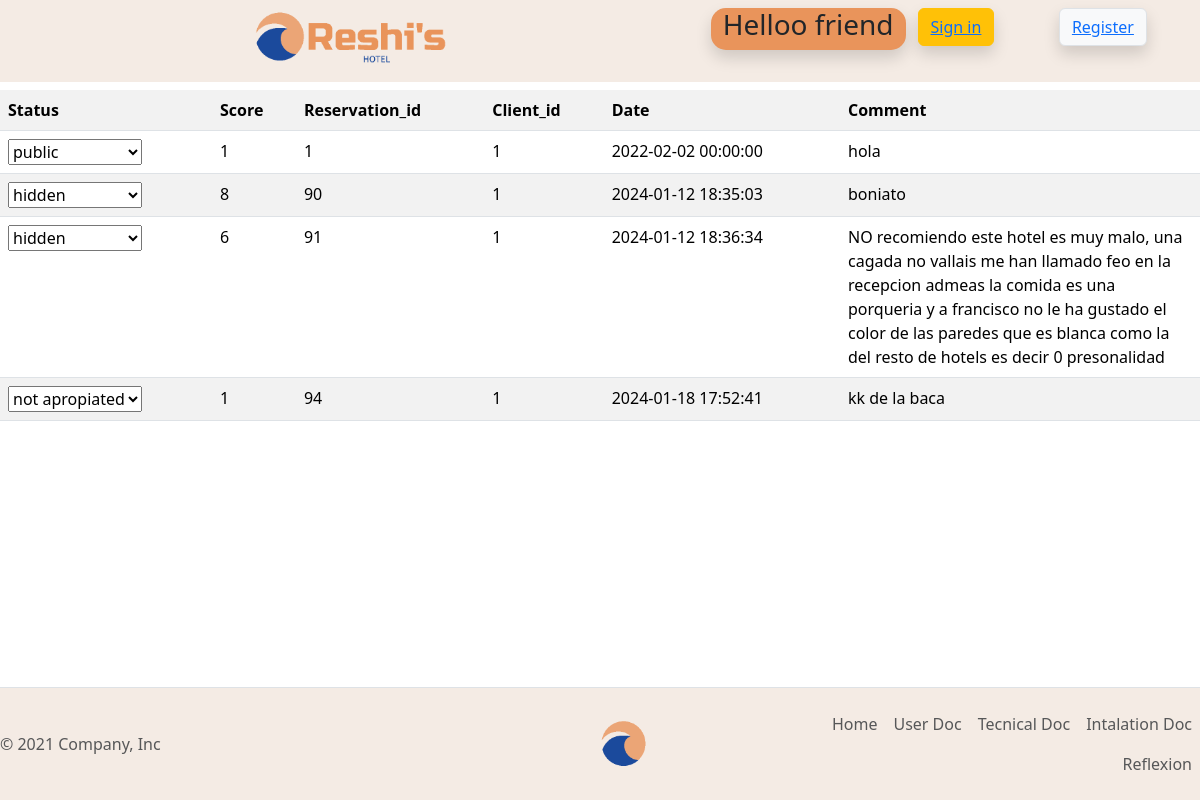
The page /db/reservations/db_review_select.php on the database its author committed.
### tables this page shows
CREATE TABLE `034_review` (
  `review_id` int(11) NOT NULL,
  `status` enum('public','hidden','not_apropiate') NOT NULL DEFAULT 'hidden',
  `client_id` int(11) NOT NULL,
  `reservation_id` int(11) NOT NULL,
  `inserted_on` datetime NOT NULL,
  `comment` varchar(500) NOT NULL,
  `score` int(11) NOT NULL
);

### db/reservations/db_review_select.php (the view, shortened to what this page needs)
<?php
include($_SERVER['DOCUMENT_ROOT'] . '/student034/dwes/header.php');
include($_SERVER['DOCUMENT_ROOT'] . '/student034/dwes/db/db_connection.php');
$sql = "SELECT * FROM 034_review";
$resultado = mysqli_query($conn, $sql);
$reviews = mysqli_fetch_all($resultado, MYSQLI_ASSOC);
?>
<table class="table my-2 table-striped">
  <tr>
    <td><strong>Status</strong></td>
    <td><strong>Score</strong></td>
    <td><strong>Reservation_id</strong></td>
    <td><strong>Client_id</strong></td>
    <td><strong>Date</strong></td>
    <td><strong>Comment</strong></td>
  </tr>
  <?php
  foreach ($reviews as $review) { ?>
    <tr>
      <td>
        <?php
        if ($review['status'] == 'hidden') {
        ?>
          <select name="<?php echo $review['review_id'] ?>" id="<?php echo $review['review_id'] ?>" onclick="updateReview(this.value,<?php print_r($review['reservation_id']) ?>)">
            <option value="2" selected>hidden</option>
          </select>
        <?php
        } else if ($review['status'] == 'public') {
        ?>
          <select name="<?php echo $review['review_id'] ?>" id="<?php echo $review['review_id'] ?>" onclick="updateReview(this.value,<?php print_r($review['reservation_id']) ?>)">
            <option value="1" selected>public</option>
          </select>
        <?php
        } else if ($review['status'] == 'not_apropiate') {
        ?>
          <select name="<?php echo $review['review_id'] ?>" id="<?php echo $review['review_id'] ?>" onclick="updateReview(this.value,<?php print_r($review['reservation_id']) ?>)">
            <option value="3" selected>not apropiated</option>
          </select>
        <?php
        }
        ?>
      </td>
      <td><?php print_r($review['score']) ?></td>
      <td><?php print_r($review['reservation_id']) ?></td>
      <td><?php print_r($review['client_id']) ?></td>
      <td><?php print_r($review['inserted_on']) ?></td>
      <td style="width: 30%;"><?php print_r($review['comment']) ?></td>
    </tr>
  <?php
  }
  ?>
</table>
<?php
include($_SERVER['DOCUMENT_ROOT'] . '/student034/dwes/footer.php');

### style.css (style rules this page uses)
body { background-image: url("./imagenes/hotel/paisaje.png"); backdrop-filter: blur(10px); display: flex; flex-direction: column; min-height: 100vh; }

### rows shown on the page
034_review: review_id "public", value "1 1 1 2022-02-02 00:00:00 hola"
034_review: review_id "hidden", value "8 90 1 2024-01-12 18:35:03 boniato"
034_review: review_id "hidden", value "6 91 1 2024-01-12 18:36:34 NO recomiendo este hotel es muy malo, una cagada no vallais me han llamado feo en la recepcion admeas la comida es una porqueria y a francisco no le ha gustado el color de las paredes que es blanca como la del resto de hotels es decir 0 presonalidad"
034_review: review_id "not apropiated", value "1 94 1 2024-01-18 17:52:41 kk de la baca"

### other values the page prints
$user "friend"
